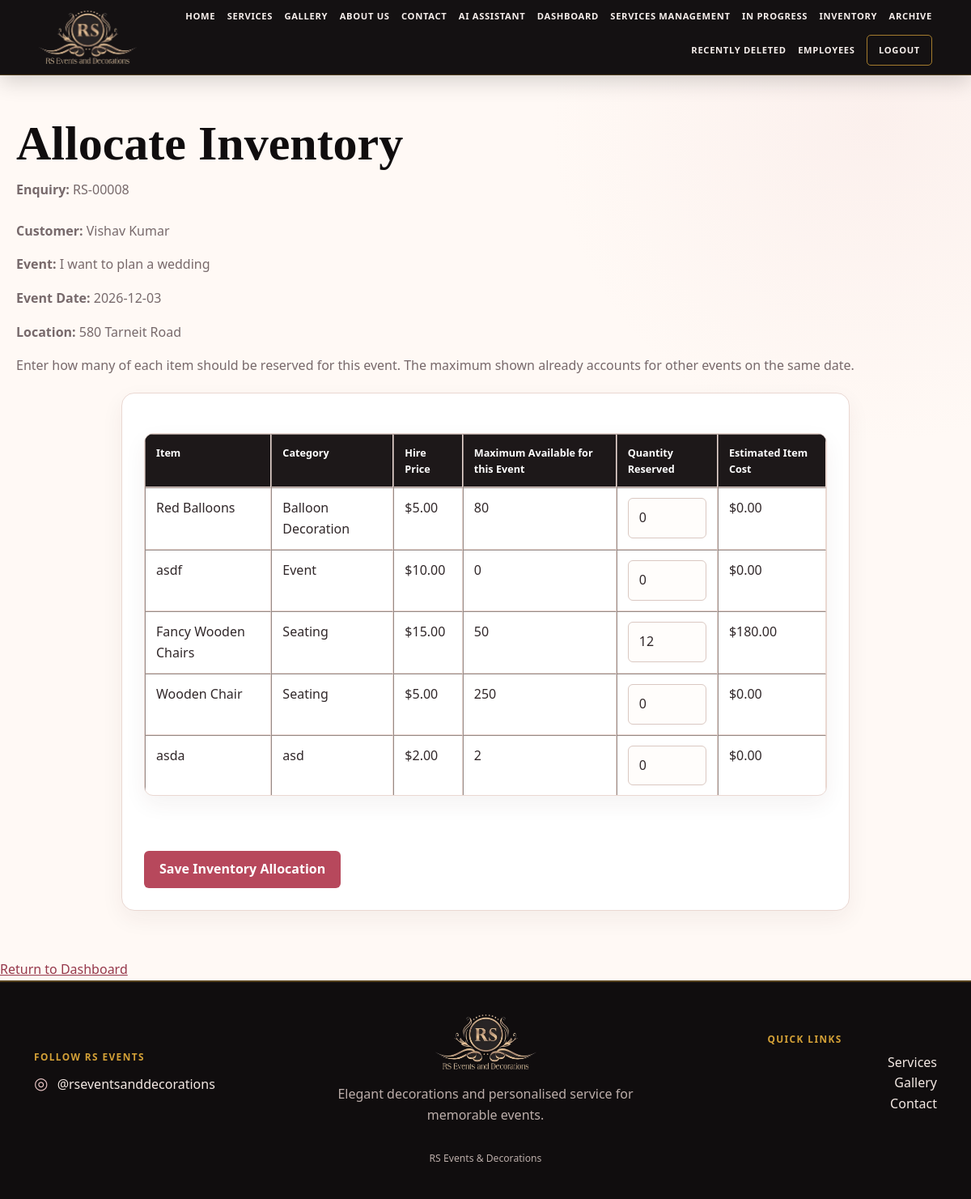
The app's page /enquiries/8/inventory (signed in) with its own data.
### tables this page shows
CREATE TABLE Enquiries (

    EnquiryID INTEGER PRIMARY KEY AUTOINCREMENT,

    CustomerID INTEGER NOT NULL,

    EventType TEXT NOT NULL,

    EventDate TEXT NOT NULL,

    GuestCount INTEGER,

    Budget REAL,

    Message TEXT,

    Status TEXT DEFAULT 'Pending',

    DateSubmitted TEXT, CreatedAt TEXT, UpdatedAt TEXT, DeletedAt TEXT, ReferenceCode TEXT, EventLocation TEXT, Requirements TEXT, AdditionalInformation TEXT,

    FOREIGN KEY (CustomerID) REFERENCES Customers(CustomerID)

);

CREATE TABLE Customers (

            CustomerID INTEGER PRIMARY KEY AUTOINCREMENT,

            FirstName TEXT NOT NULL,

            LastName TEXT NOT NULL,

            Email TEXT NOT NULL,

            Phone TEXT

        );

CREATE TABLE Inventory (

    ItemID INTEGER PRIMARY KEY AUTOINCREMENT,

    ItemName TEXT NOT NULL,

    Category TEXT NOT NULL,

    Quantity INTEGER NOT NULL,

    AvailableQuantity INTEGER NOT NULL,

    HirePrice REAL NOT NULL

);

### app.py (the view, shortened to what this page needs)
@app.route(
    "/enquiries/<int:enquiry_id>/inventory",
    methods=["GET", "POST"]
)
@admin_required
def allocate_enquiry_inventory(enquiry_id):
    error = None
    success = request.args.get("success")
    enquiry, inventory_items = get_enquiry_inventory_allocation(enquiry_id)
    if enquiry is None:
        return redirect(url_for("dashboard"))
    return render_template(
        "allocate_inventory.html",
        enquiry=enquiry,
        inventory_items=inventory_items,
        error=error,
        success=success
    )

### app.py (called while the page is built)
def admin_required(route_function):
    @wraps(route_function)
    def protected_route(*args, **kwargs):
        if session.get("logged_in") is not True:
            return redirect(url_for("login"))
        if (
            session.get("role") != "admin"
            or session.get("username") != "rani"
        ):
            return redirect(url_for("dashboard"))
        return route_function(*args, **kwargs)
    return protected_route

### database.py (called while the page is built)
def get_connection():
    connection = sqlite3.connect(DATABASE)
    connection.row_factory = sqlite3.Row
    connection.execute(
        "PRAGMA foreign_keys = ON"
    )
    return connection

### templates/allocate_inventory.html (shortened to what this page needs)
{% extends "base.html" %}
{% block content %}
<h1>Allocate Inventory</h1>
<p>
    <strong>Enquiry:</strong>
    {{ enquiry.ReferenceCode or ("#" ~ enquiry.EnquiryID) }}
</p>
<p>
    <strong>Customer:</strong>
    {{ enquiry.FirstName }} {{ enquiry.LastName }}
</p>
<p>
    <strong>Event:</strong>
    {{ enquiry.EventType }}
</p>
<p>
    <strong>Event Date:</strong>
    {{ enquiry.EventDate }}
</p>
{% if enquiry.EventLocation %}
<p>
    <strong>Location:</strong>
    {{ enquiry.EventLocation }}
</p>
{% endif %}
<p>
    Enter how many of each item should be reserved for this event.
    The maximum shown already accounts for other events on the same date.
</p>
{% if inventory_items %}
<form method="POST">
    <table border="1" cellpadding="10">
        <thead>
            <tr>
                <th>Item</th>
                <th>Category</th>
                <th>Hire Price</th>
                <th>Maximum Available for this Event</th>
                <th>Quantity Reserved</th>
                <th>Estimated Item Cost</th>
            </tr>
        </thead>
        <tbody>
            {% for item in inventory_items %}
            <tr>
                <td>{{ item.ItemName }}</td>
                <td>{{ item.Category }}</td>
                <td>${{ "%.2f"|format(item.HirePrice or 0) }}</td>
                <td>{{ item.MaximumForThisEnquiry }}</td>
                <td>
                    <input
                        type="number"
                        name="quantity_{{ item.ItemID }}"
                        value="{{ item.QuantityReserved }}"
                        min="0"
                        max="{{ item.MaximumForThisEnquiry }}"
                        required
                    >
                </td>
                <td>
                    ${{ "%.2f"|format((item.HirePrice or 0) * item.QuantityReserved) }}
                </td>
            </tr>
            {% endfor %}
        </tbody>
    </table>
    <br>
    <button type="submit">
        Save Inventory Allocation
    </button>
</form>
{% else %}
<p>No inventory items have been added yet.</p>
{% endif %}
<br>
<a href="{{ url_for('dashboard') }}">
    Return to Dashboard
</a>
{% endblock %}

### static/css/style.css (style rules this page uses)
:root { --black: #100d0e; --black-soft: #1d1819; --wine: #8b1e3f; --rose: #b7485c; --rose-dark: #96384b; --blush: #ebc7c7; --pink: #f7eae8; --cream: #fff9f5; --cream-deep: #f3e5dc; --gold: #d4a137; --gold-light: #ead39a; --text: #302729; --muted: #77696b; --border: #ead8d2; --white: #ffffff; --shadow: 0 18px 45px rgba(60, 35, 38, 0.10); --radius: 16px; }
* { box-sizing: border-box; }
html { scroll-behavior: smooth; }
body { margin: 0; color: var(--text); background: radial-gradient(circle at 90% 10%, rgba(235, 199, 199, .18), transparent 25rem), var(--cream); font-family: "Segoe UI", Arial, sans-serif; line-height: 1.6; }
a { color: var(--rose-dark); }
h1, h2, h3 { color: var(--black); font-family: Georgia, "Times New Roman", serif; line-height: 1.15; }
h1 { font-size: clamp(2.3rem, 5vw, 4.4rem); }
p { color: var(--muted); }
.site-main > :not(.home-hero):not(.services-heading):not(.page-heading) { width: min(1180px, calc(100% - 40px)); margin-left: auto; margin-right: auto; }
.site-main > h1:first-child { width: min(1180px, calc(100% - 40px)); margin: 50px auto 10px; }
.site-main > h1:first-child + p { width: min(1180px, calc(100% - 40px)); margin: 0 auto 25px; }
.button, button, input[type="submit"] { min-height: 43px; padding: 10px 19px; border: 0; border-radius: 6px; background: var(--rose); color: white; font: inherit; font-weight: 700; text-decoration: none; cursor: pointer; transition: .18s ease; }
form { max-width: 900px; margin-top: 20px; margin-bottom: 35px; padding: 27px; border: 1px solid var(--border); border-radius: var(--radius); background: white; box-shadow: 0 10px 28px rgba(60,35,38,.06); }
input, select, textarea { width: min(100%, 560px); padding: 11px 13px; color: var(--text); background: #fffdfb; border: 1px solid #dac8c2; border-radius: 6px; font: inherit; outline: none; }
table { width: min(1180px, 100%); margin: 22px 0 42px; border-collapse: separate; border-spacing: 0; overflow: hidden; border: 1px solid var(--border); border-radius: 11px; background: white; box-shadow: 0 10px 28px rgba(60,35,38,.06); }
th, td { padding: 12px 13px; vertical-align: top; text-align: left; border-bottom: 1px solid var(--border); }
th { color: white; background: var(--black-soft); font-size: .79rem; }
tr:last-child td { border-bottom: 0; }

### records on screen
Enquiries: ReferenceCode "RS-00008", EventType "I want to plan a wedding", EventDate "2026-12-03", EventLocation "580 Tarneit Road"
Customers: FirstName "Vishav", LastName "Kumar"
Inventory: ItemName "Red Balloons", Category "Balloon Decoration", HirePrice "5.00", MaximumForThisEnquiry "80", QuantityReserved "0", (item.HirePriceor0)*item.QuantityReserved "0.00"
Inventory: ItemName "asdf", Category "Event", HirePrice "10.00", MaximumForThisEnquiry "0", QuantityReserved "0", (item.HirePriceor0)*item.QuantityReserved "0.00"
Inventory: ItemName "Fancy Wooden Chairs", Category "Seating", HirePrice "15.00", MaximumForThisEnquiry "50", QuantityReserved "12", (item.HirePriceor0)*item.QuantityReserved "180.00"
Inventory: ItemName "Wooden Chair", Category "Seating", HirePrice "5.00", MaximumForThisEnquiry "250", QuantityReserved "0", (item.HirePriceor0)*item.QuantityReserved "0.00"
Inventory: ItemName "asda", Category "asd", HirePrice "2.00", MaximumForThisEnquiry "2", QuantityReserved "0", (item.HirePriceor0)*item.QuantityReserved "0.00"
